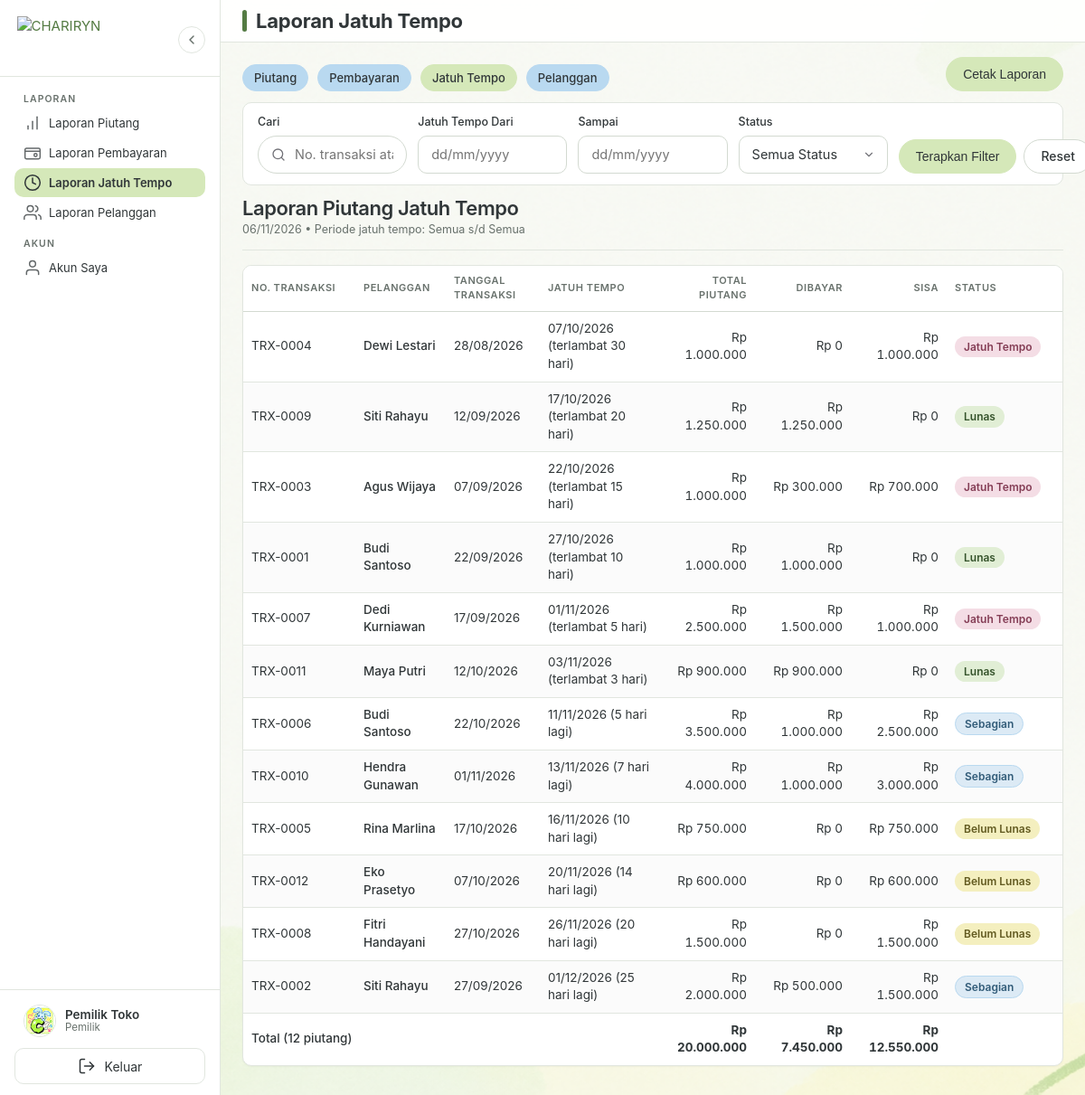
The app's page /piutang-pelanggan-chariryn/laporan/jatuh-tempo.php (signed in) with its own data.
### tables this page shows
CREATE TABLE IF NOT EXISTS users (
    id_user INT UNSIGNED NOT NULL AUTO_INCREMENT,
    id_pelanggan INT UNSIGNED NULL,
    username VARCHAR(50) NOT NULL,
    password VARCHAR(255) NOT NULL,
    nama VARCHAR(100) NOT NULL,
    role ENUM('pemilik', 'manajer', 'pelanggan') NOT NULL DEFAULT 'manajer',
    status ENUM('belum aktif', 'aktif', 'nonaktif') NOT NULL DEFAULT 'belum aktif',
    token_aktivasi VARCHAR(64) NULL,
    token_aktivasi_berakhir DATETIME NULL,
    created_at DATETIME NOT NULL DEFAULT CURRENT_TIMESTAMP,
    updated_at DATETIME NOT NULL DEFAULT CURRENT_TIMESTAMP ON UPDATE CURRENT_TIMESTAMP,
    PRIMARY KEY (id_user),
    UNIQUE KEY uq_users_username (username),
    UNIQUE KEY uq_users_pelanggan (id_pelanggan),
    KEY idx_users_role_status (role, status),
    CONSTRAINT fk_users_pelanggan
        FOREIGN KEY (id_pelanggan) REFERENCES pelanggan (id_pelanggan)
        ON DELETE CASCADE ON UPDATE CASCADE
);

CREATE TABLE IF NOT EXISTS piutang (
    id_piutang INT UNSIGNED NOT NULL AUTO_INCREMENT,
    id_pelanggan INT UNSIGNED NOT NULL,
    no_transaksi VARCHAR(30) NOT NULL,
    tanggal_transaksi DATE NOT NULL,
    total_piutang DECIMAL(15,2) NOT NULL,
    jumlah_dibayar DECIMAL(15,2) NOT NULL DEFAULT 0.00,
    sisa_piutang DECIMAL(15,2) NOT NULL,
    jatuh_tempo DATE NOT NULL,
    status ENUM('Belum Lunas', 'Sebagian', 'Lunas', 'Jatuh Tempo') NOT NULL DEFAULT 'Belum Lunas',
    keterangan TEXT NULL,
    created_at DATETIME NOT NULL DEFAULT CURRENT_TIMESTAMP,
    updated_at DATETIME NOT NULL DEFAULT CURRENT_TIMESTAMP ON UPDATE CURRENT_TIMESTAMP,
    PRIMARY KEY (id_piutang),
    UNIQUE KEY uq_piutang_no_transaksi (no_transaksi),
    KEY idx_piutang_pelanggan (id_pelanggan),
    KEY idx_piutang_tanggal (tanggal_transaksi),
    KEY idx_piutang_jatuh_tempo (jatuh_tempo),
    KEY idx_piutang_status (status),
    KEY idx_piutang_status_tempo (status, jatuh_tempo),
    CONSTRAINT fk_piutang_pelanggan
        FOREIGN KEY (id_pelanggan) REFERENCES pelanggan (id_pelanggan)
        ON DELETE RESTRICT ON UPDATE CASCADE
);

CREATE TABLE IF NOT EXISTS pelanggan (
    id_pelanggan INT UNSIGNED NOT NULL AUTO_INCREMENT,
    kode_pelanggan VARCHAR(20) NOT NULL,
    nama_pelanggan VARCHAR(100) NOT NULL,
    alamat TEXT NULL,
    no_hp VARCHAR(20) NULL,
    email VARCHAR(100) NULL,
    status ENUM('aktif', 'nonaktif') NOT NULL DEFAULT 'aktif',
    created_at DATETIME NOT NULL DEFAULT CURRENT_TIMESTAMP,
    updated_at DATETIME NOT NULL DEFAULT CURRENT_TIMESTAMP ON UPDATE CURRENT_TIMESTAMP,
    PRIMARY KEY (id_pelanggan),
    UNIQUE KEY uq_pelanggan_kode (kode_pelanggan),
    KEY idx_pelanggan_nama (nama_pelanggan),
    KEY idx_pelanggan_status (status)
);

### piutang-pelanggan-chariryn/laporan/jatuh-tempo.php (the view, shortened to what the rows shown need)
<?php
requireLaporan();
require_once BASE_PATH . '/includes/kepala.php';
$pdo = koneksiDatabase();
$cari = bersihkan($_GET['cari'] ?? '');
$dari = parseTanggalID($_GET['dari'] ?? '') ?? '';
$sampai = parseTanggalID($_GET['sampai'] ?? '') ?? '';
$status = bersihkan($_GET['status'] ?? '');
$hasil = LaporanService::laporanJatuhTempo($pdo, $cari, $dari, $sampai, $status);
$daftar = $hasil['data'];
?>
<div class="judul-cetak">
    <h1>Laporan Piutang Jatuh Tempo</h1>
</div>
<div class="table-wrapper">
    <table class="tabel">
        <thead>
            <tr>
                <th class="col-kode">No. Transaksi</th>
                <th class="col-nama">Pelanggan</th>
                <th class="col-tanggal">Tanggal Transaksi</th>
                <th class="col-tempo">Jatuh Tempo</th>
                <th class="angka col-angka">Total Piutang</th>
                <th class="angka col-angka">Dibayar</th>
                <th class="angka col-angka">Sisa</th>
                <th class="col-status">Status</th>
            </tr>
        </thead>
        <tbody>
            <?php if ($daftar === []): ?>
                <tr class="tabel-baris-kosong"><td colspan="8"><?= $cari !== '' || $dari !== '' || $sampai !== '' || $status !== '' ? 'Tidak ada data sesuai filter.' : 'Belum ada piutang jatuh tempo.' ?></td></tr>
            <?php else: ?>
                <?php foreach ($daftar as $baris): ?>
                    <?php
                        $selisih = selisihHariDariHariIni((string) $baris['jatuh_tempo']);
                        if ($selisih > 0) {
                            $labelTempo = ' (terlambat ' . $selisih . ' hari)';
                        } elseif ($selisih === 0) {
                            $labelTempo = ' (hari ini)';
                        } else {
                            $labelTempo = ' (' . abs($selisih) . ' hari lagi)';
                        }
                    ?>
                    <tr>
                        <td><?= e($baris['no_transaksi']) ?></td>
                        <td class="tabel-nama"><?= e($baris['nama_pelanggan']) ?></td>
                        <td><?= e(formatTanggalIndonesia((string) $baris['tanggal_transaksi'])) ?></td>
                        <td><?= e(formatTanggalIndonesia((string) $baris['jatuh_tempo'])) ?><?= e($labelTempo) ?></td>
                        <td class="angka"><?= e(formatRupiah($baris['total_piutang'])) ?></td>
                        <td class="angka"><?= e(formatRupiah($baris['jumlah_dibayar'])) ?></td>
                        <td class="angka"><?= e(formatRupiah($baris['sisa_piutang'])) ?></td>
                        <td><?= badgeStatus((string) $baris['status']) ?></td>
                    </tr>
                <?php endforeach; ?>
            <?php endif; ?>
        </tbody>
    </table>
</div>
<?php require_once BASE_PATH . '/includes/footer.php'; ?>

### piutang-pelanggan-chariryn/includes/sidebar.php (shortened to what the rows shown need)
<?php
$peran_sidebar = roleUser();
?>
<aside class="sidebar" id="sidebar">
<?php
$nama_profil = (string) (userSaatIni()['nama'] ?? 'Pengguna');
$label_role_profil = labelRole($peran_sidebar);
?>
    <div class="sidebar-kaki">
        <div class="profil-ringkas">
            <div class="profil-info">
                <span class="nama-user"><?= e($nama_profil) ?></span>
                <span class="role-user"><?= e($label_role_profil) ?></span>
            </div>
        </div>
    </div>
</aside>

### piutang-pelanggan-chariryn/helpers/piutang.php (shortened to what the rows shown need)
<?php
function badgeStatus(string $status): string
{
    $kelas = match ($status) {
        'Lunas' => 'badge-lunas',
        'Sebagian' => 'badge-sebagian',
        'Jatuh Tempo' => 'badge-jatuh-tempo',
        default => 'badge-belum-lunas',
    };
    return '<span class="badge ' . $kelas . '">' . e($status) . '</span>';
}

### records on screen
users: nama "Pemilik Toko"
piutang: no_transaksi "TRX-0004", id_pelanggan.nama_pelanggan "Dewi Lestari", tanggal_transaksi "28/08/2026", jatuh_tempo "07/10/2026", jatuh_tempo "(terlambat 30 hari)", total_piutang "Rp 1.000.000", jumlah_dibayar "Rp 0", sisa_piutang "Rp 1.000.000", status "Jatuh Tempo"
piutang: no_transaksi "TRX-0009", id_pelanggan.nama_pelanggan "Siti Rahayu", tanggal_transaksi "12/09/2026", jatuh_tempo "17/10/2026", jatuh_tempo "(terlambat 20 hari)", total_piutang "Rp 1.250.000", jumlah_dibayar "Rp 1.250.000", sisa_piutang "Rp 0", status "Lunas"
piutang: no_transaksi "TRX-0003", id_pelanggan.nama_pelanggan "Agus Wijaya", tanggal_transaksi "07/09/2026", jatuh_tempo "22/10/2026", jatuh_tempo "(terlambat 15 hari)", total_piutang "Rp 1.000.000", jumlah_dibayar "Rp 300.000", sisa_piutang "Rp 700.000", status "Jatuh Tempo"
piutang: no_transaksi "TRX-0001", id_pelanggan.nama_pelanggan "Budi Santoso", tanggal_transaksi "22/09/2026", jatuh_tempo "27/10/2026", jatuh_tempo "(terlambat 10 hari)", total_piutang "Rp 1.000.000", jumlah_dibayar "Rp 1.000.000", sisa_piutang "Rp 0", status "Lunas"
piutang: no_transaksi "TRX-0007", id_pelanggan.nama_pelanggan "Dedi Kurniawan", tanggal_transaksi "17/09/2026", jatuh_tempo "01/11/2026", jatuh_tempo "(terlambat 5 hari)", total_piutang "Rp 2.500.000", jumlah_dibayar "Rp 1.500.000", sisa_piutang "Rp 1.000.000", status "Jatuh Tempo"
piutang: no_transaksi "TRX-0011", id_pelanggan.nama_pelanggan "Maya Putri", tanggal_transaksi "12/10/2026", jatuh_tempo "03/11/2026", jatuh_tempo "(terlambat 3 hari)", total_piutang "Rp 900.000", jumlah_dibayar "Rp 900.000", sisa_piutang "Rp 0", status "Lunas"
piutang: no_transaksi "TRX-0006", id_pelanggan.nama_pelanggan "Budi Santoso", tanggal_transaksi "22/10/2026", jatuh_tempo "11/11/2026", jatuh_tempo "(5 hari lagi)", total_piutang "Rp 3.500.000", jumlah_dibayar "Rp 1.000.000", sisa_piutang "Rp 2.500.000", status "Sebagian"
piutang: no_transaksi "TRX-0010", id_pelanggan.nama_pelanggan "Hendra Gunawan", tanggal_transaksi "01/11/2026", jatuh_tempo "13/11/2026", jatuh_tempo "(7 hari lagi)", total_piutang "Rp 4.000.000", jumlah_dibayar "Rp 1.000.000", sisa_piutang "Rp 3.000.000", status "Sebagian"
piutang: no_transaksi "TRX-0005", id_pelanggan.nama_pelanggan "Rina Marlina", tanggal_transaksi "17/10/2026", jatuh_tempo "16/11/2026", jatuh_tempo "(10 hari lagi)", total_piutang "Rp 750.000", jumlah_dibayar "Rp 0", sisa_piutang "Rp 750.000", status "Belum Lunas"
piutang: no_transaksi "TRX-0012", id_pelanggan.nama_pelanggan "Eko Prasetyo", tanggal_transaksi "07/10/2026", jatuh_tempo "20/11/2026", jatuh_tempo "(14 hari lagi)", total_piutang "Rp 600.000", jumlah_dibayar "Rp 0", sisa_piutang "Rp 600.000", status "Belum Lunas"
piutang: no_transaksi "TRX-0008", id_pelanggan.nama_pelanggan "Fitri Handayani", tanggal_transaksi "27/10/2026", jatuh_tempo "26/11/2026", jatuh_tempo "(20 hari lagi)", total_piutang "Rp 1.500.000", jumlah_dibayar "Rp 0", sisa_piutang "Rp 1.500.000", status "Belum Lunas"
piutang: no_transaksi "TRX-0002", id_pelanggan.nama_pelanggan "Siti Rahayu", tanggal_transaksi "27/09/2026", jatuh_tempo "01/12/2026", jatuh_tempo "(25 hari lagi)", total_piutang "Rp 2.000.000", jumlah_dibayar "Rp 500.000", sisa_piutang "Rp 1.500.000", status "Sebagian"

### other values on screen
$label "Laporan Piutang Laporan Pembayaran Laporan Jatuh Tempo Laporan Pelanggan Akun Saya"
$label_role_profil "Pemilik"
$judul_halaman "Laporan Jatuh Tempo"
$laporan['label'] "Piutang"
$laporan['label'] "Pembayaran"
$laporan['label'] "Jatuh Tempo"
$laporan['label'] "Pelanggan"
$deskripsiFilter "Periode jatuh tempo: Semua s/d Semua"
formatAngka($total['jumlah']) "12"
formatRupiah($total['total_piutang']) "Rp 20.000.000"
formatRupiah($total['total_dibayar']) "Rp 7.450.000"
formatRupiah($total['total_sisa']) "Rp 12.550.000"
